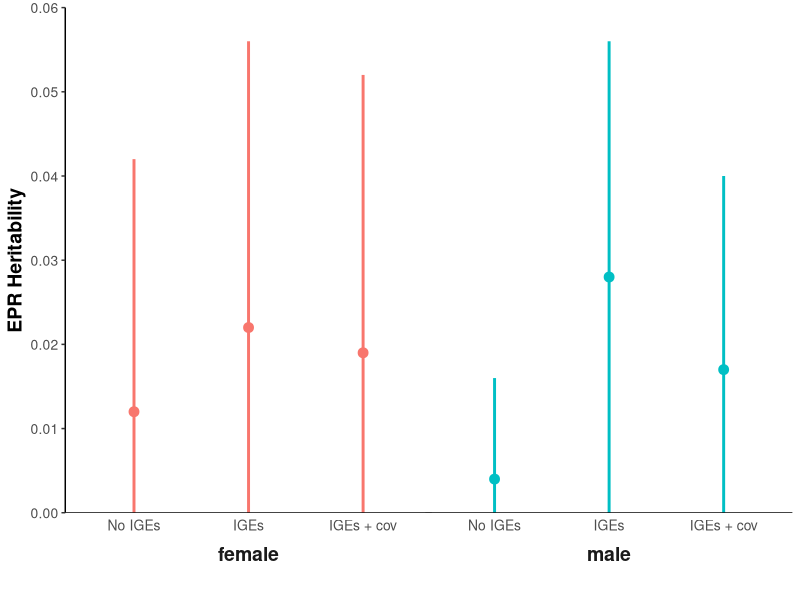

Reproduce this figure in R. (Note: this script raises an error after producing the figure.)
rm(list = ls())
#AUTHOR: Sarah Dobson
#DATE: 24th January 2022
#DESCRIPTION: making plots of model results that are used in Thesis

####required packages###
require("tidyverse")


#####observed scale heritability estimates#####
herit<-data.frame(
  "sex" = c("male", "female", "male", "female", "male", "female"),
  "group" = c("Hd", "Hd", "Ht", "Ht","Ht + cov", "Ht + cov"),
  "p_mean" = c(0.004, 0.012, 0.028,0.022, 0.017, 0.019 ),
  "upper_ci" = c(0.016, 0.042, 0.056, 0.056, 0.040, 0.052),
  "lower_ci" = c(0,0,0,0,0, 0)
)



herit<-data.frame(
  "sex" = c("male", "female", "male", "female", "male", "female"),
  "group" = c("No IGEs", "No IGEs", "IGEs", "IGEs","IGEs + cov", "IGEs + cov"),
  "p_mean" = c(0.004, 0.012, 0.028,0.022, 0.017, 0.019 ),
  "upper_ci" = c(0.016, 0.042, 0.056, 0.056, 0.040, 0.052),
  "lower_ci" = c(0,0,0,0,0, 0)
)



herit$group <- factor(herit$group, levels = c("No IGEs", "IGEs","IGEs + cov" ))
p<-ggplot(herit) +
  aes(x= group, y = p_mean, ymin = lower_ci, ymax = upper_ci, group = sex , colour = sex)+ geom_point(position = position_dodge(width = .5), size = 3)+ 
  geom_linerange(position = position_dodge(width = .5), size = 1) +
  geom_hline(aes(yintercept = 0))  + 
  labs(colour="Sex", shape="Sex", x = " ", y = "EPR Heritability") +    
  theme(axis.title = element_text(face="bold", size="12"),
        axis.text = element_text(size=12, face="bold"))+theme_bw()+
  theme(panel.border = element_blank(), panel.grid.minor = element_blank(), axis.ticks.x = element_blank(),panel.grid.major = element_blank(), axis.line.y = element_line(color="black"))+
  scale_y_continuous(expand = c(0, 0), limits = c(0, 0.06)) +
  facet_wrap( ~ sex, strip.position = "bottom")+ 
  theme(strip.placement = "outside", panel.spacing= grid::unit(-0.30, "lines"), strip.background = element_blank(), strip.text = element_text(size = 14, face = "bold" ))+ 
  theme(axis.title = element_text(face="bold", size="14"),
        axis.text = element_text(size=10))+ guides(fill=guide_legend(title=""))+
  theme(legend.key.size = unit(1, 'cm'))+
  theme(legend.position = "none")
p

ggsave(filename = "Uni_herit_plot.tif" , height = 7, width = 5.5, plot= p, path = "../results/", device='tiff', dpi=300)



#####observed scale genetic correlation estimates#####

corr<-data.frame(
  "group" = c("No IGEs", "IGEs"),
  "p_mean" = c(0.09, -0.066),
  "upper_ci" = c(0.94, 0.55),
  "lower_ci" = c(-0.84, -0.67)
)

corr$group <- factor(corr$group, levels = c("No IGEs", "IGEs"))


p<-ggplot(corr) +
  aes(x= group, y = p_mean, ymin = lower_ci, ymax = upper_ci, colour= "red")+ geom_point(size = 3)+ 
  geom_linerange(size = 1) +
  geom_hline(aes(yintercept = 0))  + 
  labs(x = " ", y = "Genetic Correlation") +    
  theme(axis.title = element_text(face="bold", size="12"),
        axis.text = element_text(size=12, face="bold")) +theme_bw()+
  theme(panel.border = element_blank(), panel.grid.minor = element_blank(), axis.ticks.x = element_blank(),panel.grid.major = element_blank(), axis.line.y = element_line(color="black"))+
  scale_y_continuous(expand= c(0,0), limits = c(-1, 1)) + 
  theme(axis.title = element_text(face="bold", size="14"),
        axis.text = element_text(size=10, face = "bold"), legend.position = "none")+ theme(aspect.ratio = 2/1) + scale_color_manual(values= "purple")

p

ggsave(filename = "corr_plot.tif" , height = 7, width = 5.5, plot= p, path = "../results/", device='tiff', dpi=300)



###proportion of variance plots - latent scale########

dt <- data.frame(
  "sex" = c("female", "female", "female", "male","male", "male",  "female", "female","female","male", "male", "male"),
  "model" = c("no IGE", "no IGE", "no IGE",  "no IGE", "no IGE", "no IGE", "IGE", "IGE", "IGE", "IGE", "IGE", "IGE"),
  "r" = c("Va", "Vse", "Vpe", "Va", "Vse", "Vpe", "Va", "Vse", "Vpe", "Va", "Vse", "Vpe"),
  "values" = c(1.999, 0, 14.06, 2.11, 0, 24.85, 3.5, 3.77, 11.8, 14.03, 8.12, 10.543))

dt$model <- factor(dt$model, levels = c("no IGE", "IGE"))
dt$r <- factor(dt$r, levels = c("Vpe", "Va", "Vse"))

ggplot(dt[order(dt$r, decreasing = T),], aes(fill=factor(r, levels=c("Vse","Va", "Vpe" )), y=values, x=model)) + 
  geom_bar(position="stack", stat="identity")+
  facet_wrap( ~ sex, strip.position = "bottom")+ theme(strip.placement = "outside")+ theme(panel.spacing= grid::unit(-1.25, "lines"))+ 
  labs(x = " ", y = "Posterior Mean Estimate") +    
  theme(axis.title = element_text(face="bold", size="12"),
        axis.text = element_text(size=12, face="bold")) 


p<-ggplot(dt[order(dt$r, decreasing = T),], aes(fill=factor(r, levels=c("Vse","Va", "Vpe" )), y=values, x=model)) + 
  geom_bar(position="stack", stat="identity")+ theme_bw()+theme(panel.border = element_blank(), panel.grid.minor = element_blank(), axis.ticks.x = element_blank(),panel.grid.major = element_blank(), axis.line.y = element_line(color="black"))+ 
  scale_y_continuous(expand = c(0, 0), limits = c(0, 40))+
  facet_wrap( ~ sex, strip.position = "bottom")+ 
  theme(strip.placement = "outside", panel.spacing= grid::unit(-0.30, "lines"), strip.background = element_blank(), strip.text = element_text(size = 14, face = "bold" ))+ 
  labs(x = " ", y = "Proportion of variance explained") +    
  theme(axis.title = element_text(face="bold", size="14"),
        axis.text = element_text(size=10, face="bold"))+ guides(fill=guide_legend(title=""))+
  theme(legend.key.size = unit(1., 'cm'))+
  theme(legend.text = element_text(size=10, face = "bold"), legend.background = element_rect(linetype = 1, size = 0.5, colour = 1), legend.position = c(.1,.85))

p

ggsave(filename = "variance_lat.tif" , height = 7, width = 5.5, plot= p, path = "../results/", device='tiff', dpi=300)
